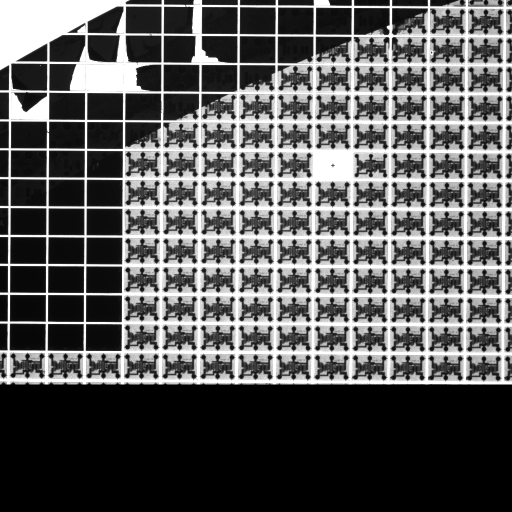
#> input picture data/截图/input/0.bmp, 1024 x 1024 px (shown at 1/2 size); its folder holds only this picture in this run
$ python '模板匹配截图.py'
#> lines starting #> are read from the running program, lines starting #| are printed output that depends on the picture
import os
import cv2
import numpy as np
dir_root = r"./"
dir_imgs_input = dir_root + 'input/'
dir_imgs_output = dir_root + 'output/images/'
dir_tmplate_result = dir_root + 'tmplate_result/'
dir_txt_input = dir_root + 'txt/'
dir_txt_output = dir_root + 'output/labels/'
#模板匹配批量截图
fangda = 4
def main():
    #template_name_list = ["rx7.bmp"]
    template_name_list = ["rx7.bmp", "rx41.bmp", "rx0103.bmp", "rx3439.bmp"]

    for filename in os.listdir(dir_imgs_input):
        filenames = filename.split('.')
        filename_only = filenames[0]
        big_img_file = dir_imgs_input + filename
        big_img_org = cv2.imread(big_img_file, cv2.IMREAD_COLOR)
#> big_img_org is the input picture: shape (1024, 1024, 3); min 0, max 255, mean 91.9
        big_img_result = cv2.imread(big_img_file, cv2.IMREAD_COLOR)
        big_img = cv2.imread(big_img_file, cv2.IMREAD_GRAYSCALE)
#> big_img: shape (1024, 1024); min 0, max 255, mean 91.9

        w_bigimg, h_bigimg = big_img.shape[::-1]
#> w_bigimg = 1024; h_bigimg = 1024
        #save_little_imgs = dir_imgs_output + filename_only + '/'
        save_little_imgs = dir_imgs_output + '/'
        #创建文件夹
        if not os.path.exists(save_little_imgs):
            os.mkdir(save_little_imgs)

        # 模板匹配 res[hight][weight]
        big_img = cv2.cvtColor(big_img, cv2.COLOR_GRAY2BGR)
        big_img = cv2.resize(big_img, dsize=None, fx=fangda, fy=fangda, interpolation=cv2.INTER_AREA)
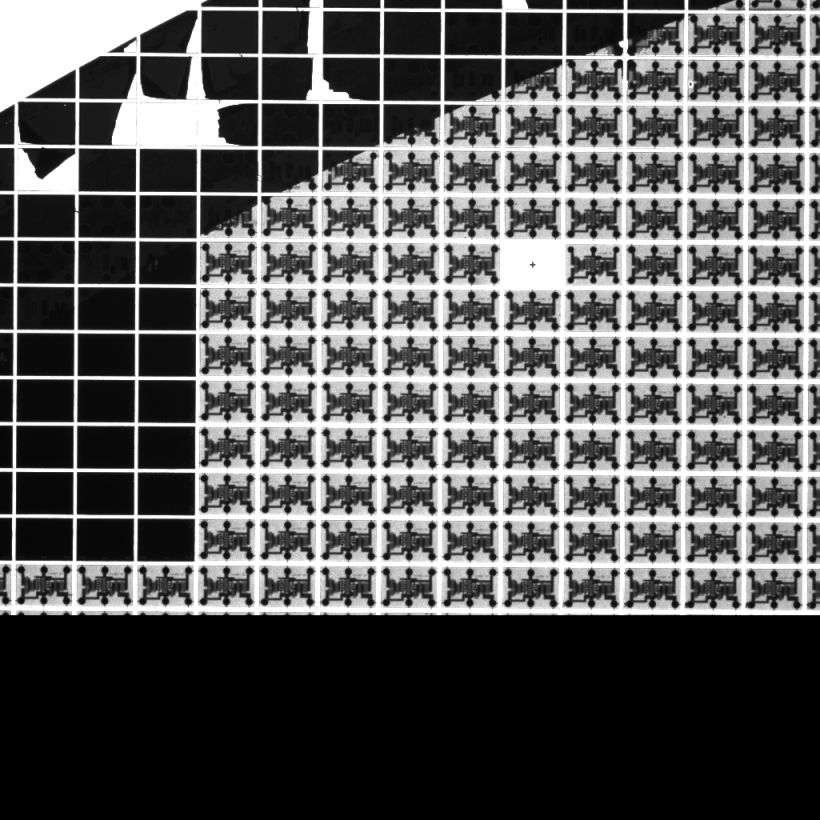
#> big_img: shape (4096, 4096, 3) (shown at 1/5 size); min 0, max 255, mean 91.9
        big_img = cv2.cvtColor(big_img, cv2.COLOR_BGR2GRAY)
#> big_img: shape (4096, 4096)
        for template_name in template_name_list:
            template = cv2.imread("./template/" + template_name, cv2.IMREAD_GRAYSCALE)
#> (the run stopped early here; a loop or call above may not have finished)
